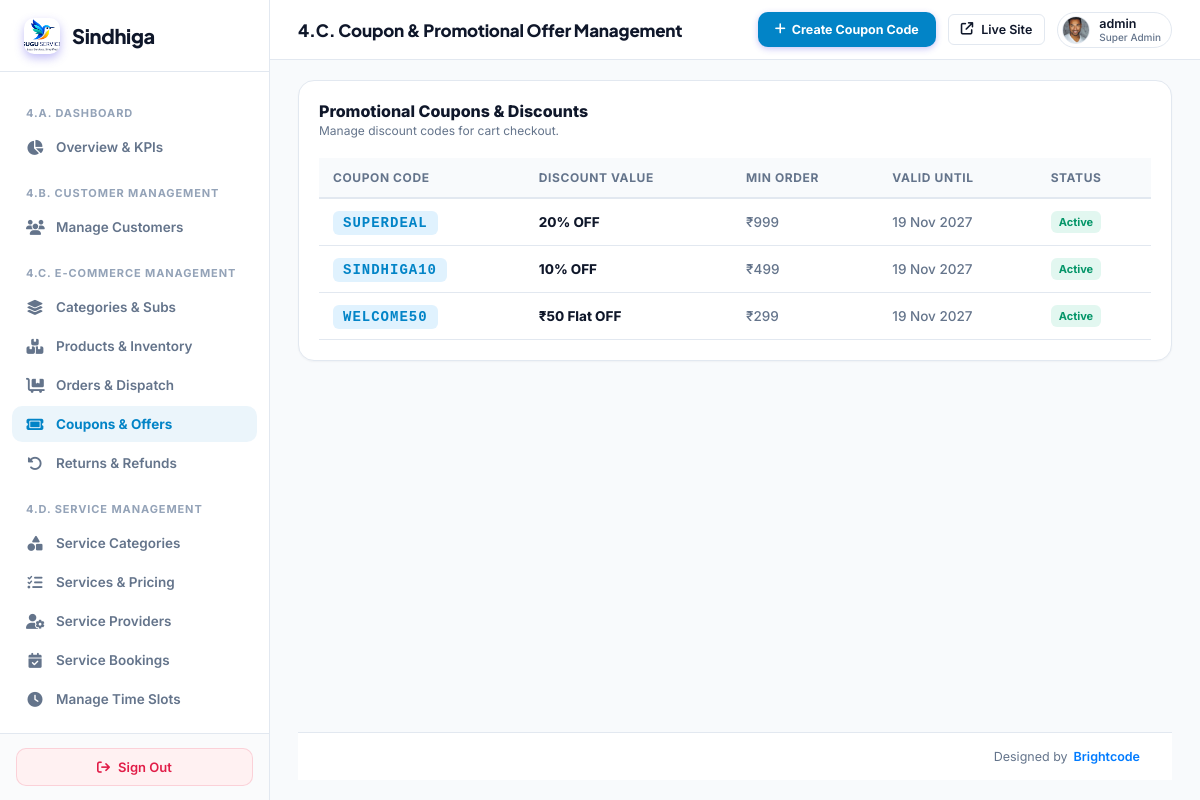
The app's page /super-admin/ecom/coupons/ (signed in) with its own data.
### myapp/models.py (models this page shows, shortened)
class CustomUser(AbstractUser):
    ROLE_CHOICES = (
        ('ADMIN', 'Admin'),
        ('SERVICE_PROVIDER', 'Service Provider'),
        ('VENDOR', 'Vendor / Service Provider'),
        ('DELIVERY_PARTNER', 'Delivery Partner'),
        ('CUSTOMER', 'Customer'),
        ('USER', 'User / Customer'),
    )
    role = models.CharField(max_length=25, choices=ROLE_CHOICES, default='CUSTOMER')
    assigned_state = models.CharField(max_length=100, blank=True, null=True, help_text="Assigned State/Territory for Area Admin")
    assigned_city = models.CharField(max_length=100, blank=True, null=True, help_text="Assigned City (optional) for Area Admin")

class UserProfile(models.Model):
    user = models.OneToOneField(CustomUser, on_delete=models.CASCADE, related_name='user_profile')
    phone_number = models.CharField(max_length=20, blank=True, null=True)
    city = models.CharField(max_length=100, blank=True, null=True)
    state = models.CharField(max_length=100, blank=True, null=True)
    profile_image = models.ImageField(upload_to='user_profiles/', null=True, blank=True)

class Coupon(models.Model):
    TYPE_CHOICES = (
        ('percentage', 'Percentage (%)'),
        ('fixed', 'Fixed Amount (₹)'),
    )
    code = models.CharField(max_length=50, unique=True)
    description = models.CharField(max_length=255, blank=True, null=True)
    discount_type = models.CharField(max_length=20, choices=TYPE_CHOICES, default='percentage')
    discount_value = models.DecimalField(max_digits=10, decimal_places=2, default=10.00)
    min_order_amount = models.DecimalField(max_digits=10, decimal_places=2, default=0.00)
    max_discount_amount = models.DecimalField(max_digits=10, decimal_places=2, null=True, blank=True)
    valid_from = models.DateTimeField(default=timezone.now)
    valid_until = models.DateTimeField(null=True, blank=True)
    usage_limit = models.IntegerField(default=100)
    usage_count = models.IntegerField(default=0)
    is_active = models.BooleanField(default=True)

### myapp/sindhiga_superadmin_canonical_views.py (the view)
# urls.py: path('super-admin/ecom/coupons/', canon_admin.super_admin_ecom_coupons, name='super_admin_ecom_coupons'),
@user_passes_test(super_admin_check, login_url='/super-admin/login/')
def super_admin_ecom_coupons(request):
    coupons = Coupon.objects.all().order_by('-id')
    return render(request, 'superadmin/ecom_coupons.html', {'coupons': coupons})

### myapp/sindhiga_superadmin_canonical_views.py (called while the page is built)
def super_admin_check(user):
    return user.is_authenticated and (user.is_superuser or user.is_staff or getattr(user, 'role', '') == 'ADMIN')

### templates/superadmin/ecom_coupons.html (shortened to what this page needs)
{% extends 'superadmin/base.html' %}
{% block header_title %}4.C. Coupon &amp; Promotional Offer Management{% endblock %}
{% block header_actions %}
<a href="{% url 'super_admin_ecom_coupon_create' %}" class="btn btn-primary btn-sm" style="background: var(--accent); color: white; padding: 8px 16px; border-radius: var(--r-sm); font-weight: 700; text-decoration: none; display: inline-flex; align-items: center; gap: 6px;">
  <i class="fa-solid fa-plus"></i> Create Coupon Code
</a>
{% endblock %}
{% block content %}
<div class="card" style="padding: 20px;">
  <div style="display: flex; justify-content: space-between; align-items: center; margin-bottom: 20px;">
    <div>
      <h3 style="font-size: 16px; font-weight: 800; color: var(--text-main); margin: 0;">Promotional Coupons &amp; Discounts</h3>
      <p style="font-size: 12px; color: var(--text-muted); margin: 2px 0 0;">Manage discount codes for cart checkout.</p>
    </div>
  </div>
  <div style="overflow-x: auto;">
    <table class="data-table" style="width: 100%; border-collapse: collapse; font-size: 13px;">
      <thead>
        <tr style="border-bottom: 2px solid var(--border); text-align: left; background: #f8fafc;">
          <th style="padding: 12px 14px; font-weight: 700; color: var(--text-muted);">Coupon Code</th>
          <th style="padding: 12px 14px; font-weight: 700; color: var(--text-muted);">Discount Value</th>
          <th style="padding: 12px 14px; font-weight: 700; color: var(--text-muted);">Min Order</th>
          <th style="padding: 12px 14px; font-weight: 700; color: var(--text-muted);">Valid Until</th>
          <th style="padding: 12px 14px; font-weight: 700; color: var(--text-muted);">Status</th>
        </tr>
      </thead>
      <tbody>
        {% for c in coupons %}
        <tr style="border-bottom: 1px solid var(--border);">
          <td style="padding: 12px 14px;">
            <span style="font-family: monospace; font-size: 14px; font-weight: 850; background: #e0f2fe; color: #0284c7; padding: 4px 10px; border-radius: 6px; letter-spacing: 1px;">
              {{ c.code }}
            </span>
          </td>
          <td style="padding: 12px 14px; font-weight: 750; color: var(--text-main);">
            {% if c.discount_type == 'percentage' or c.discount_type == 'PERCENTAGE' %}
              {{ c.discount_value|floatformat:0 }}% OFF
            {% else %}
              ₹{{ c.discount_value|floatformat:0 }} Flat OFF
            {% endif %}
          </td>
          <td style="padding: 12px 14px; color: var(--text-muted);">
            ₹{{ c.min_order_amount|floatformat:0 }}
          </td>
          <td style="padding: 12px 14px; color: var(--text-muted);">
            {{ c.valid_until|date:"d M Y" }}
          </td>
          <td style="padding: 12px 14px;">
            {% if c.is_active %}
              <span class="badge" style="background: rgba(16,185,129,0.12); color: #059669; padding: 4px 8px; border-radius: 6px; font-weight: 700; font-size: 11px;">Active</span>
            {% else %}
              <span class="badge" style="background: rgba(100,116,139,0.12); color: #64748b; padding: 4px 8px; border-radius: 6px; font-weight: 700; font-size: 11px;">Disabled</span>
            {% endif %}
          </td>
        </tr>
        {% empty %}
        <tr>
          <td colspan="5" style="text-align: center; padding: 32px; color: var(--text-muted);">
            No coupons created yet. Click "Create Coupon Code" above.
          </td>
        </tr>
        {% endfor %}
      </tbody>
    </table>
  </div>
</div>
{% endblock %}

### templates/superadmin/base.html (shortened to what this page needs)
{% load static %}
<!DOCTYPE html>
<html lang="en">
<head>
  <link rel="stylesheet" href="https://cdnjs.cloudflare.com/ajax/libs/font-awesome/6.5.2/css/all.min.css">
</head>
<body>
  <aside class="sidebar">
    <a href="{% url 'super_admin_dashboard' %}" class="sidebar-brand">
      <div class="sidebar-brand-icon" style="background:transparent;padding:0;overflow:hidden;display:flex;align-items:center;justify-content:center;">
        <img src="{% static 'images/logo.png' %}" alt="Sindhiga" style="height:36px;width:auto;object-fit:contain;">
      </div>
      <span>Sindhiga</span>
    </a>
    <div class="sidebar-nav">
      <div class="nav-section">4.A. Dashboard</div>
      <a href="{% url 'super_admin_dashboard' %}" class="nav-item {% if request.path == '/super-admin/' %}active{% endif %}">
        <i class="fa-solid fa-chart-pie"></i>
        <span>Overview &amp; KPIs</span>
      </a>
      <div class="nav-section">4.B. Customer Management</div>
      <a href="{% url 'super_admin_customers' %}" class="nav-item {% if '/super-admin/customers' in request.path %}active{% endif %}">
        <i class="fa-solid fa-users"></i>
        <span>Manage Customers</span>
      </a>
      <div class="nav-section">4.C. E-Commerce Management</div>
      <a href="{% url 'super_admin_ecom_categories' %}" class="nav-item {% if '/super-admin/ecom/categories' in request.path %}active{% endif %}">
        <i class="fa-solid fa-layer-group"></i>
        <span>Categories &amp; Subs</span>
      </a>
      <a href="{% url 'super_admin_ecom_products' %}" class="nav-item {% if '/super-admin/ecom/products' in request.path %}active{% endif %}">
        <i class="fa-solid fa-boxes-stacked"></i>
        <span>Products &amp; Inventory</span>
      </a>
      <a href="{% url 'super_admin_ecom_orders' %}" class="nav-item {% if '/super-admin/ecom/orders' in request.path %}active{% endif %}">
        <i class="fa-solid fa-cart-flatbed"></i>
        <span>Orders &amp; Dispatch</span>
      </a>
      <a href="{% url 'super_admin_ecom_coupons' %}" class="nav-item {% if '/super-admin/ecom/coupons' in request.path %}active{% endif %}">
        <i class="fa-solid fa-ticket"></i>
        <span>Coupons &amp; Offers</span>
      </a>
      <a href="{% url 'super_admin_ecom_returns' %}" class="nav-item {% if '/super-admin/ecom/returns' in request.path %}active{% endif %}">
        <i class="fa-solid fa-rotate-left"></i>
        <span>Returns &amp; Refunds</span>
      </a>
      <div class="nav-section">4.D. Service Management</div>
      <a href="{% url 'super_admin_service_categories' %}" class="nav-item {% if '/super-admin/services/categories' in request.path %}active{% endif %}">
        <i class="fa-solid fa-shapes"></i>
        <span>Service Categories</span>
      </a>
      <a href="{% url 'super_admin_service_catalog' %}" class="nav-item {% if '/super-admin/services/catalog' in request.path %}active{% endif %}">
        <i class="fa-solid fa-list-check"></i>
        <span>Services &amp; Pricing</span>
      </a>
      <a href="{% url 'super_admin_service_providers' %}" class="nav-item {% if '/super-admin/services/providers' in request.path %}active{% endif %}">
        <i class="fa-solid fa-user-gear"></i>
        <span>Service Providers</span>
      </a>
      <a href="{% url 'super_admin_service_bookings' %}" class="nav-item {% if '/super-admin/services/bookings' in request.path %}active{% endif %}">
        <i class="fa-solid fa-calendar-check"></i>
        <span>Service Bookings</span>
      </a>
      <a href="{% url 'super_admin_service_time_slots' %}" class="nav-item {% if '/super-admin/services/time-slots' in request.path %}active{% endif %}">
        <i class="fa-solid fa-clock"></i>
        <span>Manage Time Slots</span>
      </a>
      <div class="nav-section">4.E. Delivery Management</div>
    </div>
    <div class="sidebar-footer">
      <a href="{% url 'logout' %}" class="btn-logout">
        <i class="fa-solid fa-arrow-right-from-bracket"></i>
        <span>Sign Out</span>
      </a>
    </div>
  </aside>
  <main class="main-area">
    <header class="header">
      <div class="header-title">
        {% block header_title %}Control Center{% endblock %}
      </div>
      <div class="header-actions">
        {% block header_actions %}{% endblock %}
        <a href="/" target="_blank" class="btn btn-outline btn-sm" title="Preview Public Site">
          <i class="fa-solid fa-arrow-up-right-from-square"></i>
          <span>Live Site</span>
        </a>
        <div class="admin-profile" style="display: flex; align-items: center; gap: 9px; padding: 3px 10px 3px 4px; background: #ffffff; border-radius: 20px; border: 1px solid #e2e8f0;">
          {% if request.user.user_profile.profile_image %}
            <img src="{{ request.user.user_profile.profile_image.url }}" alt="{{ request.user.username }}" style="width: 28px; height: 28px; border-radius: 50%; object-fit: cover; border: 1px solid #e2e8f0; flex-shrink: 0;">
          {% else %}
            <div class="avatar" style="width: 28px; height: 28px; font-size: 12px; background: #f1f5f9; color: #475569; border: 1px solid #e2e8f0;">
              {{ request.user.username|slice:":1"|upper }}
            </div>
          {% endif %}
          <div style="font-size: 12.5px; font-weight: 600; color: #0f172a; line-height: 1.2;">
            {{ request.user.username }}
            <span style="display: block; font-size: 10px; color: #64748b; font-weight: 500;">Super Admin</span>
          </div>
        </div>
      </div>
    </header>
    <div class="content-wrapper" style="display:flex; flex-direction:column; min-height:calc(100vh - 64px);">
      <div class="content-container" style="flex:1;">
        {% block content %}{% endblock %}
      </div>
      <footer class="superadmin-footer" style="padding:16px 32px; background:#ffffff; border-top:1px solid #e2e8f0; display:flex; justify-content:flex-end; align-items:center; font-size:12.5px; color:#64748b; margin-top:auto;">
        <div style="display:flex; align-items:center; gap:6px;">
          <span>Designed by</span>
          <a href="https://www.brightcodess.com/" target="_blank" rel="noopener noreferrer" style="display:inline-flex; align-items:center; text-decoration:none;">
            <span style="display:none; color:#007bff; font-weight:600;">Brightcode</span>
          </a>
        </div>
      </footer>
    </div>
  </main>
</body>
</html>

### records on screen
CustomUser: user.user_profile.profile_image (picture), user.username "admin"
Coupon: code "SUPERDEAL", discount_value "20", min_order_amount "999", valid_until "19 Nov 2027", is_active "Active"
Coupon: code "SINDHIGA10", discount_value "10", min_order_amount "499", valid_until "19 Nov 2027", is_active "Active"
Coupon: code "WELCOME50", discount_value "50", min_order_amount "299", valid_until "19 Nov 2027", is_active "Active"
